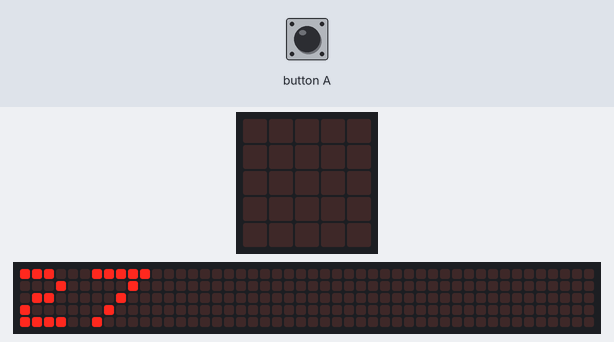
Recording of a program running on a simulated BBC micro:bit (MakeCode). Shown: the board's 5×5 LED display, a strip that is not on the board, showing the scrolling text unrolled. Inputs (shaded band) come from the test bench. Random numbers come from a fixed seed; the 48×5 strip is a reading aid, not a part: it shows the text the display is scrolling, unrolled, one strip-width of it at a time.

Above: at 2.5 s.
4.0 s: button A pressed for 0.15 s
At 9.32 s:
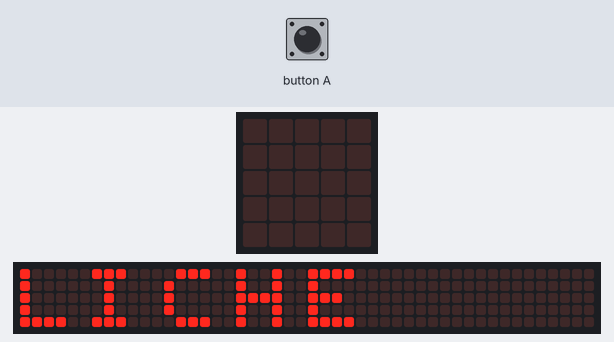
At 10.4 s:
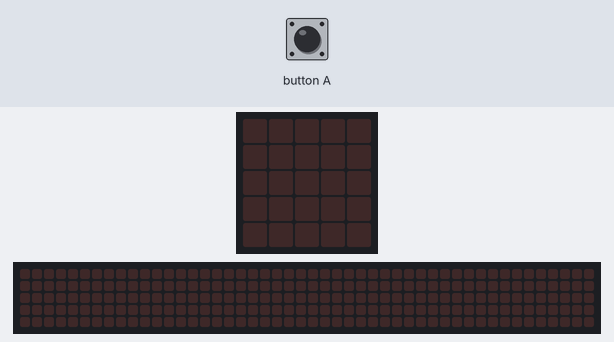
Timing chart, 0 to 10.7 s (numbered marks = the images above; inputs shaded):
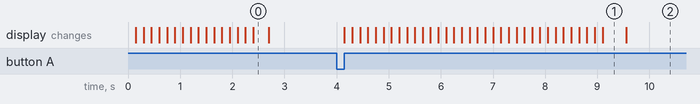

Measured:
- after the input at 4.0 s, the display: changes after 0.15 s (image 1)
- what the display in image 1 shows lasts 0.5 s, from 9.1 s to 9.6 s

The program:

main.ts
```typescript
input.onButtonPressed(Button.A, function () {
    basic.clearScreen()
    if (cislo % 2 == 0) {
        basic.showString("SUDE")
    } else {
        basic.showString("LICHE")
    }
})
let cislo = 0
cislo = randint(10, 99)
basic.showNumber(cislo)
```

test.ts
```typescript
// Tady jsou testy. Při použití tohoto balíčku jako rozšíření nebude zkompilováno.
```
